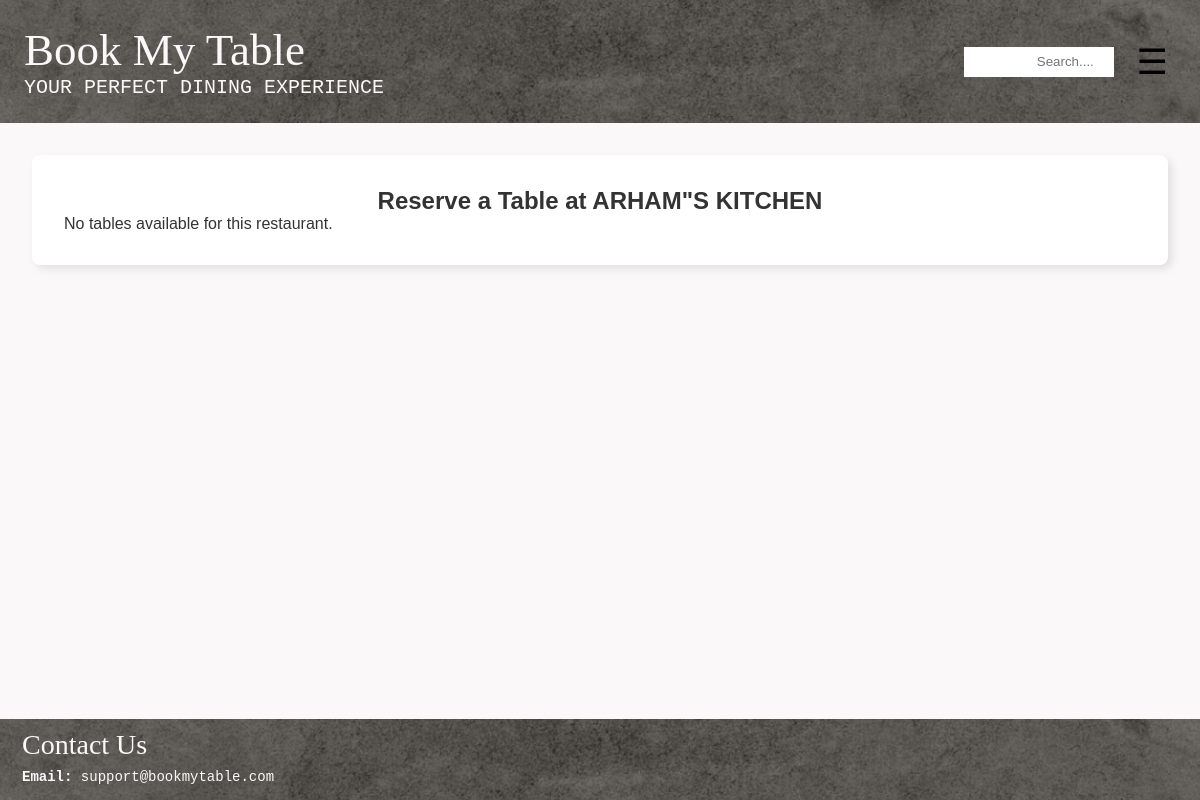
Page /restaurant/2/reserve_table/ on the earlier database version.
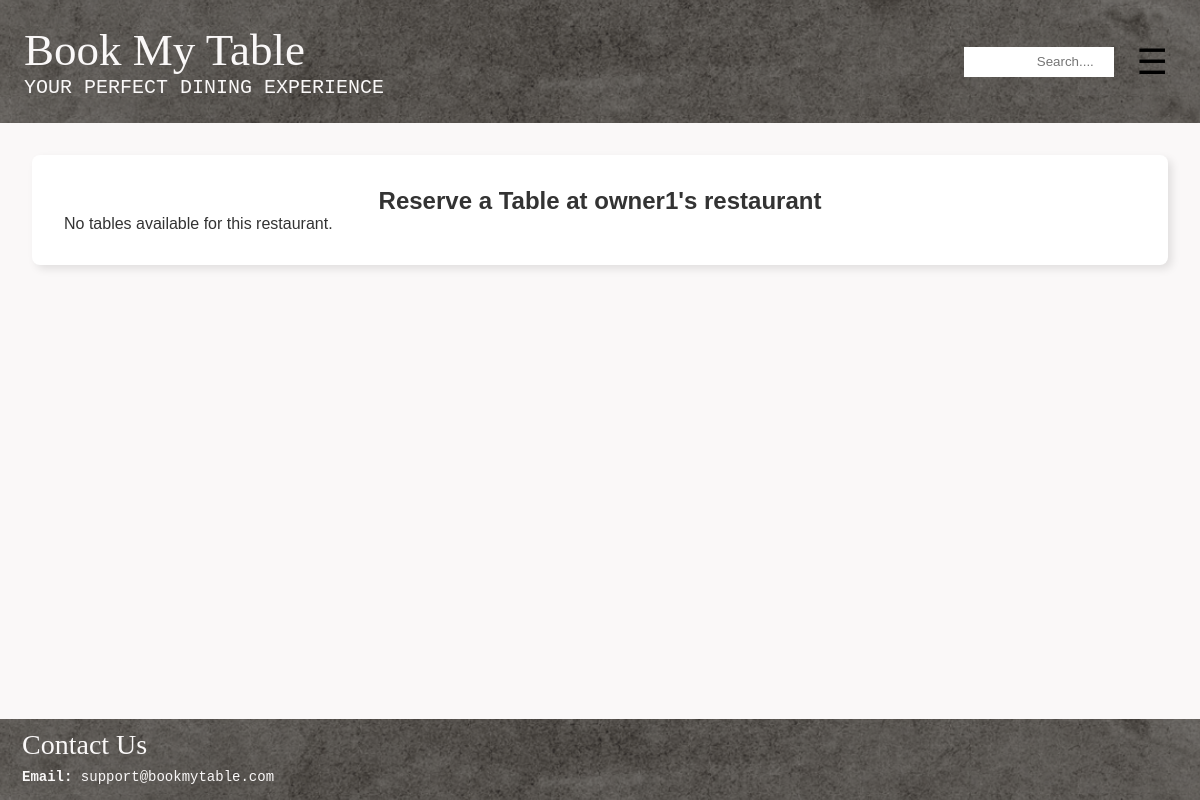
Same page on the later database version.
### restaurant/models.py (models this page shows, shortened)
class Restaurant(models.Model):
    R_ID = models.AutoField(primary_key=True)
    R_Name = models.CharField(max_length=100)
    owner = models.OneToOneField('users.Owner', on_delete=models.CASCADE, related_name='restaurant')
    R_EmailAddress = models.EmailField(unique=True)
    R_ContactNumber = models.CharField(unique = True, max_length=15)
    R_Address = models.TextField() # this will allow for multiple addresses too
    R_Description = models.TextField(blank=True, null=True) #can be left blank, will store NULL if no value exists
    R_CuisineTypes = models.CharField(max_length=100)
    R_ReservationCost = models.DecimalField(max_digits=10, decimal_places=2)
    R_OpenHours = models.CharField(max_length=100) # e.g "Mon-Fri: 9:00AM - 8PM"
    Rating = models.DecimalField(decimal_places=2, default=0.0, max_digits=100)
    NetRevenue = models.DecimalField(max_digits=15, decimal_places=2, default=0.0)

### restaurant/views.py (the view)
# urls.py: path('<int:R_ID>/reserve_table/', views.reserve_table, name='reserve_table'),
def reserve_table(request, R_ID):
    user_id = request.GET.get('user_id')  # Capture user_id from the query parameter
    restaurant = get_object_or_404(Restaurant, pk=R_ID)
    layout = Layout.objects.filter(restaurant=restaurant).first()
    tables = Table.objects.filter(layout=layout) if layout else []
    return render(request, 'restaurant/reserve_table.html', {
        'restaurant': restaurant,
        'tables': tables,
        'user_id': user_id  # Pass user_id to the template
    })

### restaurant/templates/restaurant/reserve_table.html (shortened to what this page needs)
{% extends "layout.html" %}
{% block content %}
<div class="container">
    <h2 class="text-center">Reserve a Table at {{ restaurant.R_Name }}</h2>
    {% if tables %}
        <div class="row justify-content-center">
            {% for table in tables %}
                <a href="{% url 'reservation_details' restaurant.R_ID table.T_ID %}?user_id={{ user_id }}" class="col-12 col-sm-6 col-md-4 mb-3">
                    <button class="button"></button>
                        Table {{ table.T_ID }} ({{ table.T_SeatingCapacity }} seats)
                    </button>
                </a>
            {% endfor %}
        </div>
    {% else %}
        <p>No tables available for this restaurant.</p>
    {% endif %}
</div>
{% endblock %}

Differences in the rows shown:
changed Restaurant: R_Name "ARHAM\"S KITCHEN" → "owner1's restaurant"
